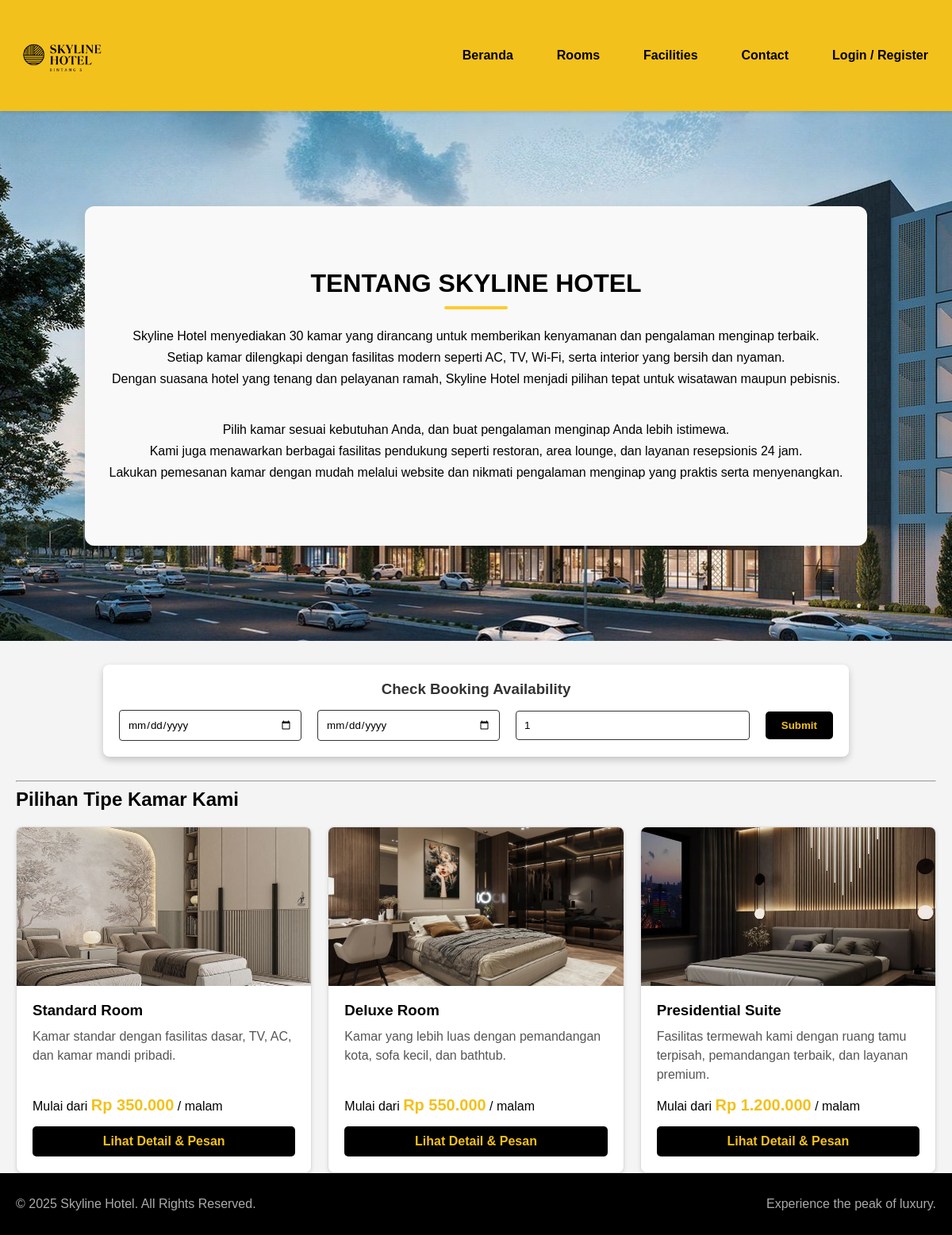
The page / on the database its author committed.
### tables this page shows
CREATE TABLE `room_types` (
  `room_type_id` int(11) NOT NULL,
  `nama_tipe` varchar(100) NOT NULL,
  `harga_weekdays` decimal(10,2) NOT NULL,
  `harga_weekend` decimal(10,2) NOT NULL,
  `deskripsi_tipe` text DEFAULT NULL,
  `foto_utama` varchar(255) DEFAULT NULL
);

### index.php (the view, shortened to what this page needs)
<?php
include 'includes/header.php';
$check_in = $_GET['check_in'] ?? null;
$check_out = $_GET['check_out'] ?? null;
$person = $_GET['person'] ?? null;
$is_filtered = $check_in && $check_out;
try {
    $sql = "SELECT * FROM Room_Types";
    $sql .= " ORDER BY harga_weekdays ASC";
    $stmt = $mysqli->prepare($sql);
    $stmt->execute();
    $result = $stmt->get_result();
    $room_types = $result->fetch_all(MYSQLI_ASSOC);
} catch (Exception $e) {
    echo "<div class='container'><p class='alert alert-error'>Error: " . $e->getMessage() . "</p></div>";
    $room_types = [];
}
$today = date('Y-m-d');
?>
<section class="hero check-availability-form-container">
    <section class="hotel-info">
        <br><br><br>
        <h2>TENTANG SKYLINE HOTEL</h2>
        <p>
        Skyline Hotel menyediakan 30 kamar yang dirancang untuk memberikan kenyamanan dan pengalaman menginap terbaik.
        <br>Setiap kamar dilengkapi dengan fasilitas modern seperti AC, TV, Wi-Fi, serta interior yang bersih dan nyaman.
        <br>Dengan suasana hotel yang tenang dan pelayanan ramah, Skyline Hotel menjadi pilihan tepat untuk wisatawan maupun pebisnis.
    </p>
    <br><br>
    <p>
        Pilih kamar sesuai kebutuhan Anda, dan buat pengalaman menginap Anda lebih istimewa.
        <br>Kami juga menawarkan berbagai fasilitas pendukung seperti restoran, area lounge, dan layanan resepsionis 24 jam.
        <br> Lakukan pemesanan kamar dengan mudah melalui website dan nikmati pengalaman menginap yang praktis serta menyenangkan.
    </p>
    <br><br><br>
    </section>
</section>
    <div class="search-box-wrapper">
        <h3>Check Booking Availability</h3>
        <form action="index.php" method="GET" class="search-form">
            <input type="date" name="check_in" placeholder="Check-in" value="<?php echo htmlspecialchars($check_in ?? ''); ?>" min="<?php echo $today; ?>" required>
            <input type="date" name="check_out" placeholder="Check-out" value="<?php echo htmlspecialchars($check_out ?? ''); ?>" min="<?php echo date('Y-m-d', strtotime($today . ' +1 day')); ?>" required>
            <input type="number" name="person" placeholder="Person" min="1" value="<?php echo htmlspecialchars($person ?? 1); ?>">
            <button type="submit" class="btn-primary">Submit</button>
        </form>
    </div>
<div class="container">
    <hr>
    <h2>
        <?php echo $is_filtered ? 'Hasil Pencarian Kamar' : 'Pilihan Tipe Kamar Kami'; ?>
    </h2>
    <section class="room-list">
        <?php if (empty($room_types)): ?>
            <p>Maaf, saat ini belum ada tipe kamar yang tersedia.</p>
        <?php else: ?>
            <?php foreach ($room_types as $type): ?>
                <div class="room-card">
                    <img src="assets/images/rooms/<?php echo htmlspecialchars($type['foto_utama']); ?>" alt="<?php echo htmlspecialchars($type['nama_tipe']); ?>">
                    <div class="room-card-content">
                        <h3><?php echo htmlspecialchars($type['nama_tipe']); ?></h3>
                        <p class="deskripsi"><?php echo htmlspecialchars($type['deskripsi_tipe']); ?></p>
                        <div class="price">
                            Mulai dari <span>Rp <?php echo number_format($type['harga_weekdays'], 0, ',', '.'); ?></span> / malam
                        </div>
                        <a href="room_detail.php?id=<?php echo $type['room_type_id']; ?><?php echo $is_filtered ? '&check_in=' . urlencode($check_in) . '&check_out=' . urlencode($check_out) : ''; ?>" class="btn-primary">
                            Lihat Detail & Pesan
                        </a>
                    </div>
                </div>
            <?php endforeach; ?>
        <?php endif; ?>
    </section>
</div>
<?php include 'includes/footer.php'; ?>

### assets/css/style.css (style rules this page uses)
:root { --primary-color: #f3c11c; --secondary-color: #333; --dark-color: #000; --light-color: #fff; --success-color: #5cb85c; --error-color: #d9534f; --pending-color: #f0ad4e; }
body, h1, h2, h3, p, ul, table, form, textarea, input, button { margin: 0; padding: 0; font-family: Arial, sans-serif; box-sizing: border-box; }
body { background-color: #f4f4f4; display: flex; flex-direction: column; min-height: 100vh; }
a { text-decoration: none; color: inherit; }
.container { max-width: 1200px; margin: 0 auto; padding: 0 20px; }
.btn-primary { display: inline-block; width: 100%; padding: 10px; background-color: var(--dark-color); color: var(--primary-color); text-align: center; text-decoration: none; border-radius: 5px; font-weight: bold; cursor: pointer; border: none; box-sizing: border-box; transition: background-color 0.3s; }
.check-availability-form-container { position: relative; background-image: linear-gradient(rgba(0,0,0,0.5), rgba(0,0,0,0.5)), url('../images/hero.jpg'); background-size: cover; background-position: center; padding: 60px 20px; min-height: 250px; display: flex; align-items: center; justify-content: center; }
.search-box-wrapper { margin: 30px auto; max-width: 900px; background: var(--light-color); padding: 25px 30px; border-radius: 8px; box-shadow: 0 5px 20px rgba(0,0,0,0.3); text-align: center; }
.search-box-wrapper h3 { margin-top: 0; margin-bottom: 15px; color: var(--dark-color); }
.search-form { display: flex; gap: 10px; justify-content: space-between; align-items: center; }
.search-form input[type="date"], .search-form input[type="number"], .search-form input[type="text"] { background-color: white !important; color: var(--dark-color) !important; border: 1px solid var(--secondary-color) !important; padding: 10px; border-radius: 4px; flex-grow: 1; }
.search-form input::placeholder { color: #777 !important; opacity: 1; }
.search-form button { flex-shrink: 0; width: auto; padding: 10px 20px; }
.room-list { display: grid; grid-template-columns: repeat(auto-fit, minmax(300px, 1fr)); gap: 20px; margin-top: 20px; }
.room-card { background-color: #fff; border: 1px solid #ddd; border-radius: 8px; overflow: hidden; box-shadow: 0 2px 5px rgba(0,0,0,0.1); display: flex; flex-direction: column; }
.room-card img { width: 100%; height: 200px; object-fit: cover; }
.room-card-content { padding: 20px; flex-grow: 1; display: flex; flex-direction: column; }
.room-card-content h3 { margin-bottom: 10px; }
.room-card-content p.deskripsi { color: #555; line-height: 1.5; flex-grow: 1; margin-bottom: 15px; }
.room-card-content .price { margin-bottom: 15px; font-size: 16px; }
.room-card-content .price span { font-size: 20px; font-weight: bold; color: var(--primary-color); }
.room-card-content .btn-primary { width: 100%; }
.hero.check-availability-form-container { background-image: url('../images/hero-background.jpg'); background-size: cover; background-position: center; background-repeat: no-repeat; position: relative; padding: 80px 20px; min-height: 400px; display: flex; align-items: center; justify-content: center; }
.hero.check-availability-form-container::before { content: ""; position: absolute; top: 0; left: 0; width: 100%; height: 100%; z-index: 1; }
.search-box-wrapper { position: relative; z-index: 2; background-color: white; padding: 20px; border-radius: 8px; box-shadow: 0 4px 10px rgba(0,0,0,0.2); }
.search-box-wrapper h3 { color: #333; }
.search-form input[type="date"], .search-form input[type="number"] { background-color: white; color: #333; border: 1px solid #ccc; padding: 10px; border-radius: 4px; margin-right: 10px; }
.hotel-info { background-color: #f9f9f9; padding: 25px 30px; border-radius: 12px; box-shadow: 0 4px 15px rgba(0,0,0,0.08); margin: 40px 0; text-align: center; }
.hotel-info h2 { font-size: 32px; color: #000000; text-align: center; font-weight: 700; margin-bottom: 20px; position: relative; }
.hotel-info h2::after { content: ""; display: block; width: 80px; height: 4px; background-color: #ffcb31; margin: 10px auto 0; border-radius: 2px; }
.hotel-info p { font-size: 16px; line-height: 1.7; color: #000000; }

### rows shown on the page
room_types: foto_utama (picture), nama_tipe "Standard Room", deskripsi_tipe "Kamar standar dengan fasilitas dasar, TV, AC, dan kamar mandi pribadi.", harga_weekdays "350.000"
room_types: foto_utama (picture), nama_tipe "Deluxe Room", deskripsi_tipe "Kamar yang lebih luas dengan pemandangan kota, sofa kecil, dan bathtub.", harga_weekdays "550.000"
room_types: foto_utama (picture), nama_tipe "Presidential Suite", deskripsi_tipe "Fasilitas termewah kami dengan ruang tamu terpisah, pemandangan terbaik, dan layanan premium.", harga_weekdays "1.200.000"
